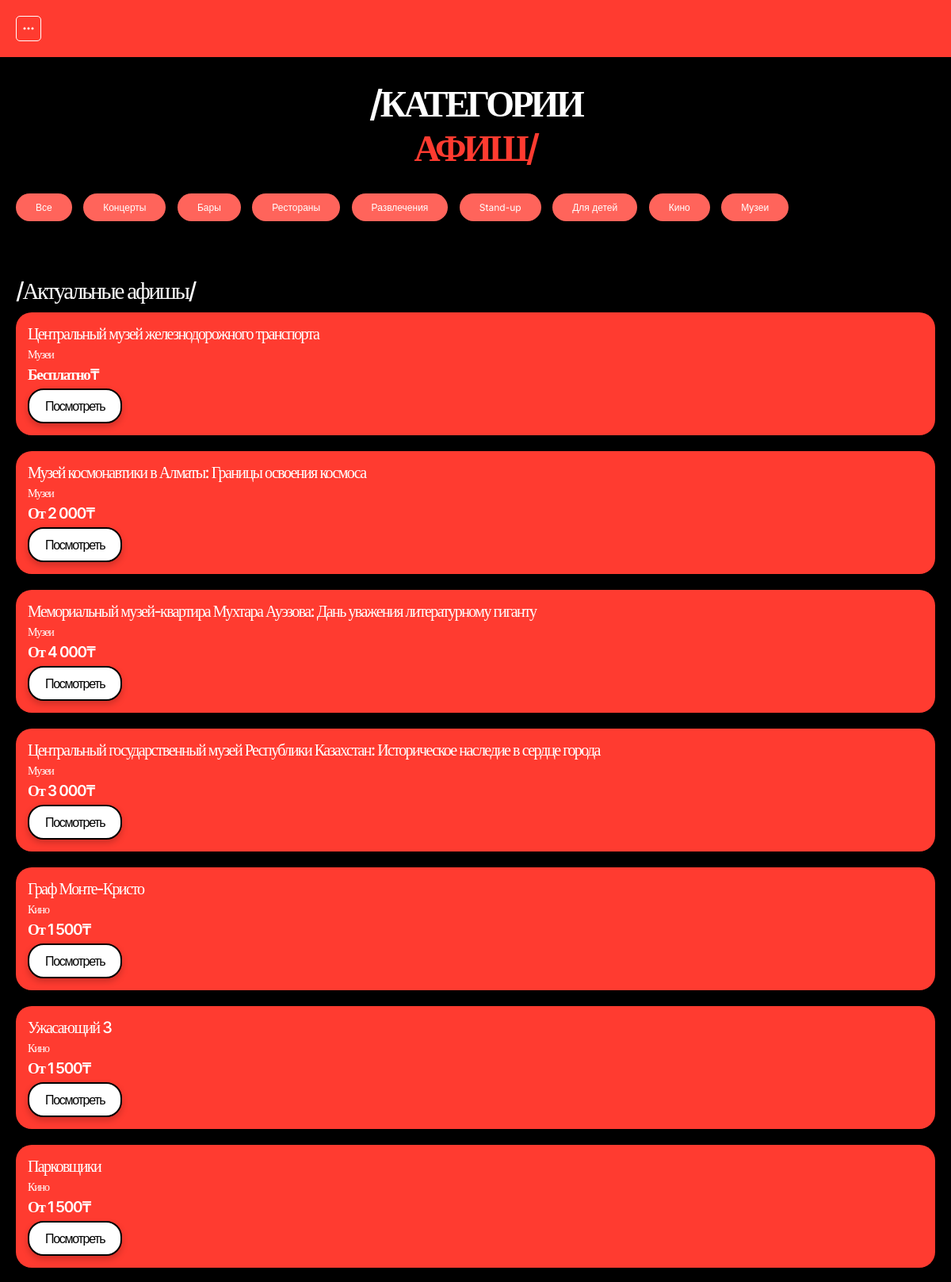
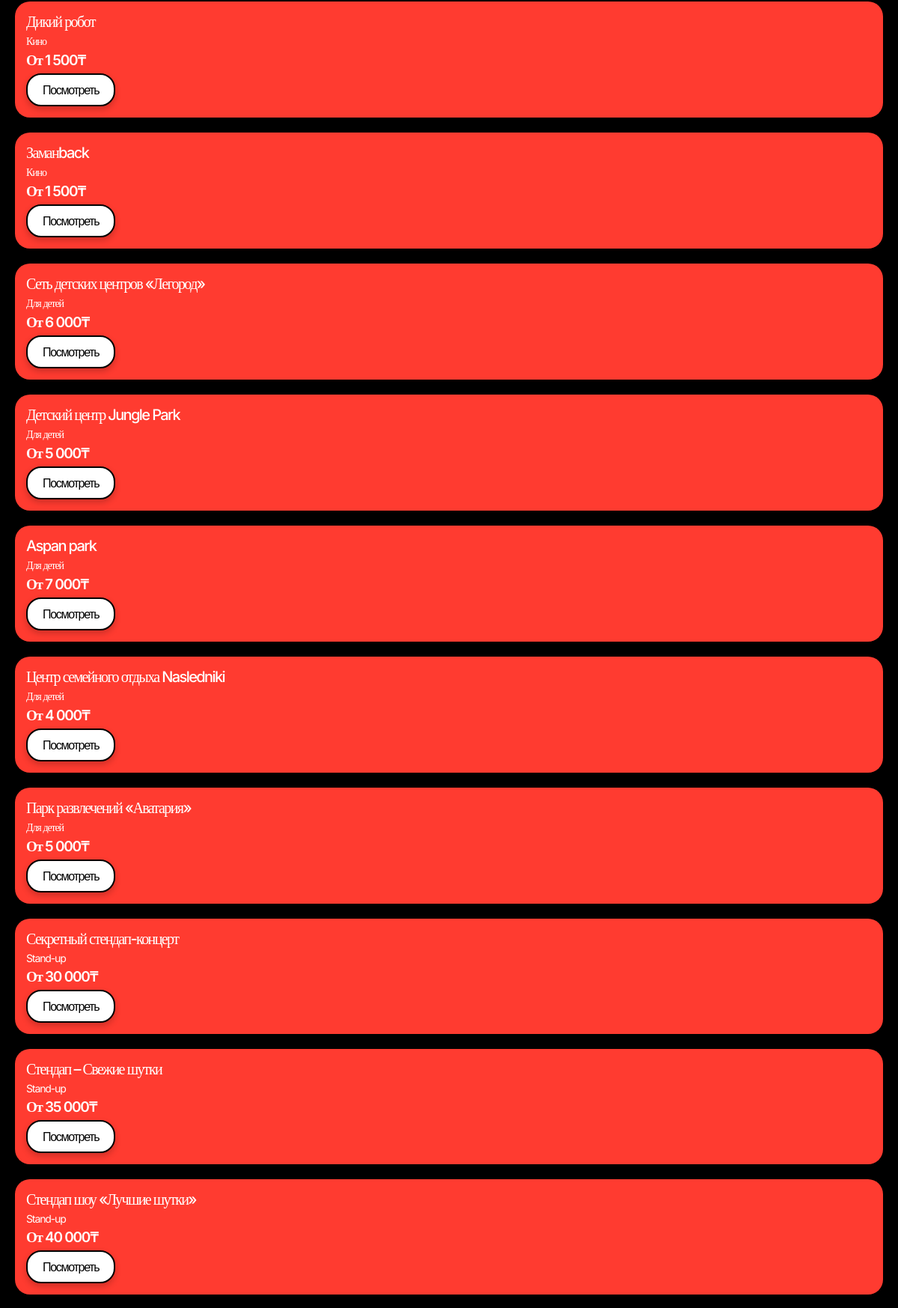
The page / (upper part) on the database its author committed (2 pictures, top to bottom).
### startit_app/models.py (models this page shows, shortened)
class Category(models.Model):
    name = models.CharField("Название категории", max_length=255)
    slug = models.SlugField(unique=True, editable=False, blank=True)
    created_at = models.DateTimeField("Дата и время создания", default=datetime.now)
    class Meta:
        verbose_name = "Категория"
        verbose_name_plural = "Категории"

class Job(models.Model):
    title = models.CharField("Название афиши", max_length=255)
    category = models.ForeignKey(Category, on_delete=models.CASCADE, verbose_name="Выберите категорию")
    company = models.CharField("Название компании", max_length=100, null=False, blank=False)
    salary = models.CharField("Оклад", max_length=80)
    description = models.TextField("Описание афиши")
    image = models.CharField("URL-фото", max_length=500)
    address = models.CharField("Адрес", max_length=100)
    phone = models.CharField("Телефон", max_length=14)
    email = models.CharField("E-mail", max_length=100)
    created_at = models.DateTimeField("Дата и время публикации", default=datetime.now)
    class Meta:
        verbose_name = "Афиша"
        verbose_name_plural = "Афиши"

### startit_app/views.py (the view)
# urls.py: path('', views.home_page, name='home_page'),
def home_page(request):
    categories = Category.objects.all()
    jobs = Job.objects.all().order_by('-created_at')
    context = {
        'categories': categories,
        'jobs': jobs
    }
    return render(request, "home.html", context)

### startit_app/templates/home.html (shortened to what this page needs)
{% extends 'base.html' %}
{% block content %}
<section class="categories">
    <div class="container">
        <h2 class="title-category">/Категории <p class="title-afish">Афиш/</p></h2>
        <div class="categories-list">
            <a href="{% url 'jobs_page' %}" class="category-item">Все</a>
            {% for category in categories %}
                <a href="{% url 'jobs_by_category_page' slug=category.slug %}" class="category-item">{{ category.name }}</a>
            {% endfor %}
        </div>
    </div>
</section>
<section class="jobs">
    <div class="container">
        <h2 class="title">/Актуальные афишы/</h2>
        <div class="jobs-list">
            {% for job in jobs %}
            <div class="jobs-card">
                <h3 class="jobs-card__name">{{ job.title }}</h3>
                <h3 class="jobs-card__company">{{ job.company }}</h3>
                <h3 class="jobs-card__salary">{{ job.salary }}&#8376;</h3>
                <a href="{% url 'job_detail_page' pk=job.pk %}" class="card-button">Посмотреть</a>
            </div>
            {% endfor %}
        </div>
    </div>
</section>
{% endblock %}

### startit_app/static/css/style.css (style rules this page uses)
* { padding: 0; margin: 0; box-sizing: border-box; font-family: "Inter", sans-serif; }
:root { --orange:#FF3B30; --liteorange:#FF645B; --black:#000000; --white:#FFFFFF; }
.container { margin-left: 20px; margin-right: 20px; }
.categories { padding: 30px 0; }
.categories-list,.job-detail , .auth { padding: 30px 0; }
.category-item { font-size: 12px; display: inline-block; margin-bottom: 10px; margin-right: 10px; text-decoration: none ; color: var(--white); background-color: var(--liteorange); border-radius: 30px; padding: 10px 25px; transition: 0.4s ease-in-out; }
.title-category { color: #FFF; text-align: center; font-family: Inter; font-size: 46px; font-style: normal; font-weight: 600; line-height: normal; letter-spacing: -3.68px; text-transform: uppercase; }
.title-afish { color: #FF3B30; text-align: center; font-family: Inter; font-size: 46px; font-style: normal; font-weight: 600; line-height: normal; letter-spacing: -3.68px; text-transform: uppercase; background-color: #000000; }
.card-button { display: inline-block; border-radius: 20px; background: #FFF; color: #000; font-family: Inter, sans-serif; font-size: 16px; font-style: normal; font-weight: 400; line-height: normal; letter-spacing: -1.28px; text-decoration: none; padding: 10px 20px; border: 2px solid #000; transition: all 0.3s ease; box-shadow: 0px 4px 8px rgba(0, 0, 0, 0.2); }
.jobs-card { background-color: var(--orange); padding: 15px ; border-radius: 20px; margin-bottom: 20px; }
.jobs-card__name { color: #FFF; font-family: Inter; font-size: 20px; font-style: normal; font-weight: 500; line-height: normal; letter-spacing: -1.6px; margin-bottom: 5px; }
.jobs-card__company { color: #FFF; font-family: Inter; font-size: 14px; font-style: normal; font-weight: 400; line-height: normal; letter-spacing: -1.12px; margin-bottom: 5px; }
.jobs-card__salary { font-family: Inter; font-size: 19px; font-style: normal; color: #FFFFFF; font-weight: 600; line-height: normal; letter-spacing: -1.28px; margin-bottom: 6px; }
.title { color: #FFF; font-family: Inter; font-size: 29px; font-style: normal; font-weight: 500; line-height: normal; letter-spacing: -2.32px; margin-bottom: 10px; }

### rows shown on the page
Category: name "Концерты"
Category: name "Бары"
Category: name "Рестораны"
Category: name "Развлечения"
Category: name "Stand-up"
Category: name "Для детей"
Category: name "Кино"
Category: name "Музеи"
Job: title "Центральный музей железнодорожного транспорта", company "Музеи", salary "Бесплатно"
Job: title "Музей космонавтики в Алматы: Границы освоения космоса", company "Музеи", salary "От 2 000"
Job: title "Мемориальный музей-квартира Мухтара Ауэзова: Дань уважения литературному гиганту", company "Музеи", salary "От 4 000"
Job: title "Центральный государственный музей Республики Казахстан: Историческое наследие в сердце города", company "Музеи", salary "От 3 000"
Job: title "Граф Монте-Кристо", company "Кино", salary "От 1 500"
Job: title "Ужасающий 3", company "Кино", salary "От 1 500"
Job: title "Парковщики", company "Кино", salary "От 1 500"
Job: title "Дикий робот", company "Кино", salary "От 1 500"
Job: title "Заманback", company "Кино", salary "От 1 500"
Job: title "Сеть детских центров «Легород»", company "Для детей", salary "От 6 000"
Job: title "Детский центр Jungle Park", company "Для детей", salary "От 5 000"
Job: title "Aspan park", company "Для детей", salary "От 7 000"
Job: title "Центр семейного отдыха Nasledniki", company "Для детей", salary "От 4 000"
Job: title "Парк развлечений «Аватария»", company "Для детей", salary "От 5 000"
Job: title "Секретный стендап-концерт", company "Stand-up", salary "От 30 000"
Job: title "Стендап – Свежие шутки", company "Stand-up", salary "От 35 000"
Job: title "Стендап шоу «Лучшие шутки»", company "Stand-up", salary "От 40 000"
